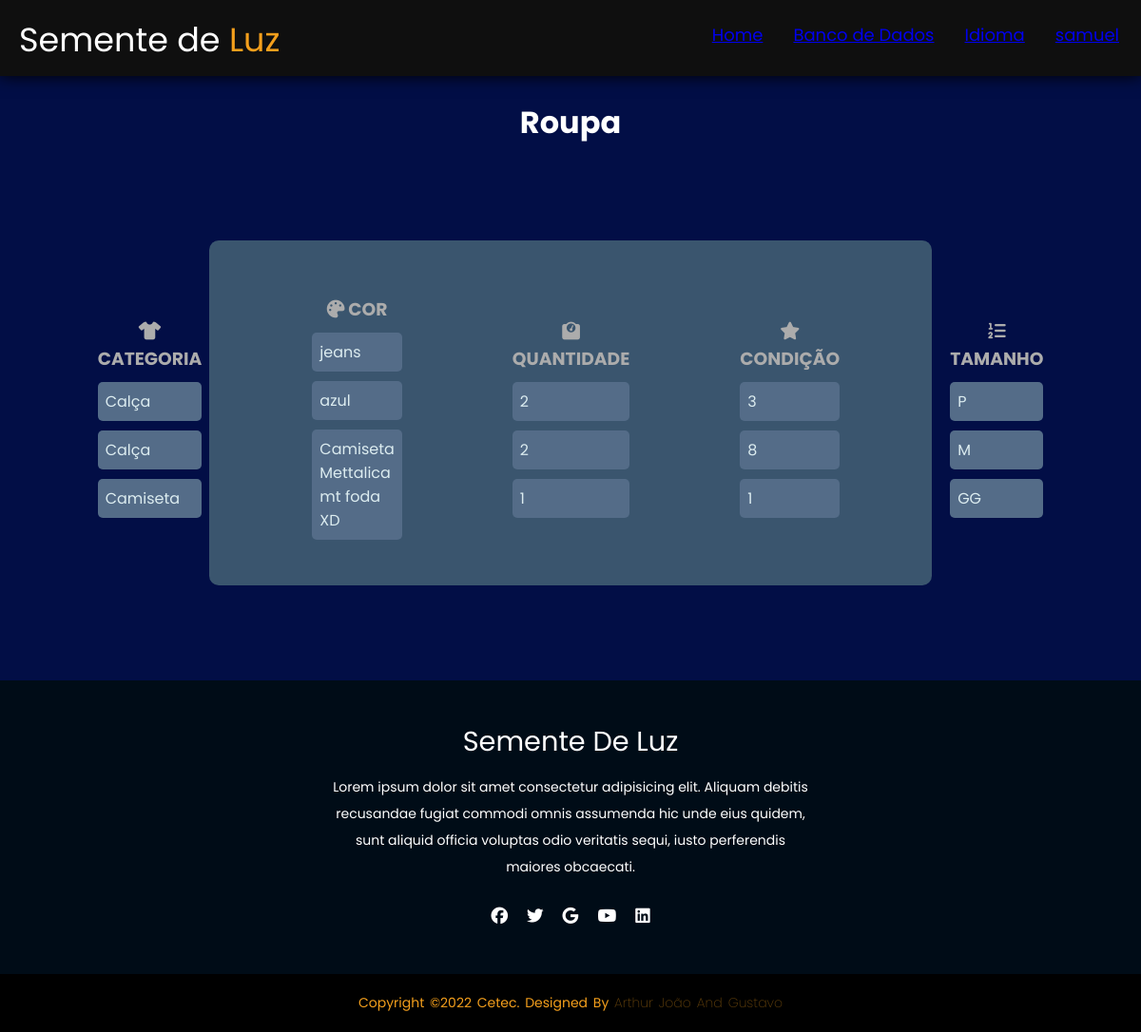
Before: /estoque/verroupa/ (signed in) with the older database file.
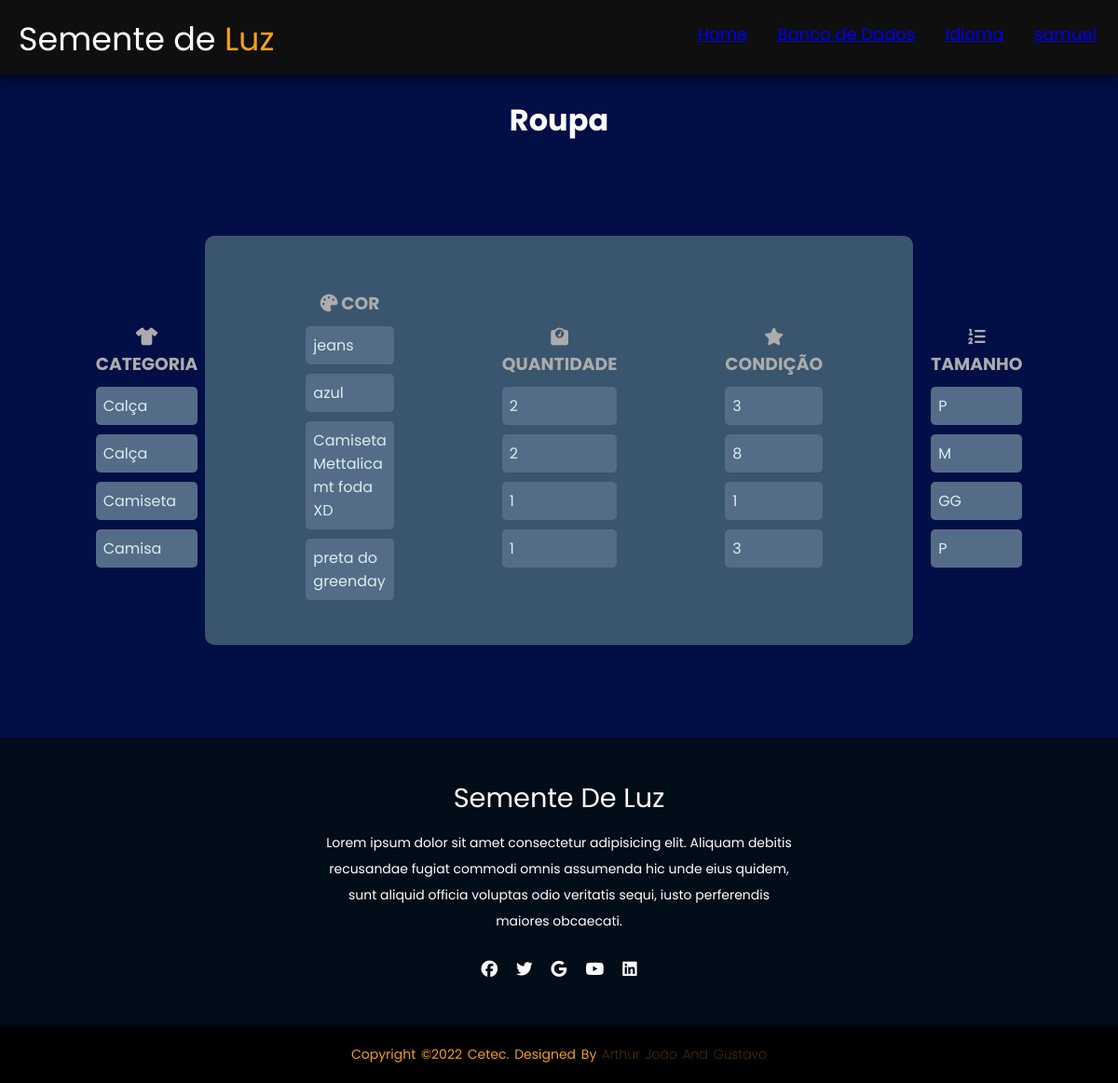
After: the same page with the newer database file.
### estoque/models.py (models this page shows, shortened)
class Roupa (models.Model):
    tipos = models.CharField (max_length = 30, choices=ROUPA_CHOICES, null=True)
    cor = models.CharField (max_length = 30, null=True)
    qntd = models.IntegerField(null=True)
    tamanho = models.CharField(max_length = 3, choices=TAMANHOROUPA_CHOICES, null=True)
    condicao = models.IntegerField(choices=CONDICAO_CHOICES, null=True)

### estoque/views.py (the view)
class VerRoupaView(ListView):
    model= Roupa
    template_name = 'ver_roupas.html'

### estoque/templates/ver_roupas.html (shortened to what this page needs)
{% load static %}
<!DOCTYPE html>
<html lang="en">
<head>
    <link rel="stylesheet" type="text/css" href='{% static "/css/ver_estoque.css" %}'>
</head>
<body>
    <header>
        <div class="logo">
            Semente de <span>Luz</span></div>
            <ul>
                <li><a href="{%url 'home' %}">Home</li></a>
                <li><a href="/estoque/escolha">Banco de Dados</li></a>
                <li><a href="/estoque/language/"> Idioma</li></a>
                <li>
                    <a href="/estoque/perfil">{{request.user}}</a>
                </li>
            </ul>
    </header>
    <br>
    <h1>Roupa</h1>
    <div class="card">
        <div class="card2">
            <div class="textfield">
                <h3><i class="fa-solid fa-shirt"></i> Categoria </h3>
                    {% for Roupa in object_list %}
                        <p class="text">{{Roupa.tipos}}</p>
                    {% endfor %}
            </div>
            </div>
            <div class="card2">
                <div class="textfield">
                    <h3><i class="fa-solid fa-palette"></i> Cor </h3>
                    {% for Roupa in object_list %}
                        <p class="text">{{Roupa.cor}}</p>
                    {% endfor %}
                </div>
                </div>
                <div class="card2">
                    <div class="textfield">
                        <h3><i class="fa-solid fa-weight-scale"></i> Quantidade </h3>
                        {% for Roupa in object_list %}
                        <p class="text">{{Roupa.qntd}}</p>
                    {% endfor %}
                    </div>
                    </div>
                    <div class="card2">
                        <div class="textfield">
                            <h3><i class="fa-solid fa-star"></i> Condição </h3>
                            {% for Roupa in object_list %}
                        <p class="text">{{Roupa.condicao}}</p>
                    {% endfor %}
                        </div>
                    </div>
                    <div class="card2">
                        <div class="textfield">
                            <h3><i class="fa-solid fa-list-ol"></i> Tamanho </h3>
                            {% for Roupa in object_list %}
                        <p class="text">{{Roupa.tamanho}}</p>
                    {% endfor %}
                        </div>
                    </div>
    </div>
    <footer>
        <div class="footer-content">
            <h3>Semente de Luz</h3>
            <p>Lorem ipsum dolor sit amet consectetur adipisicing elit. Aliquam debitis recusandae fugiat commodi omnis assumenda hic unde eius quidem, sunt aliquid officia voluptas odio veritatis sequi, iusto perferendis maiores obcaecati.</p>
            <ul class="socials">
                <li><a href="#"><i class="fa-brands fa-facebook"></i></a></li>
                <li><a href="#"><i class="fa-brands fa-twitter"></i></a></li>
                <li><a href="#"><i class="fa-brands fa-google"></i></a></li>
                <li><a href="#"><i class="fa-brands fa-youtube"></i></a></li>
                <li><a href="#"><i class="fa-brands fa-linkedin"></i></a></li>
            </ul>
        </div>
        <div class="footer-bottom">
            <p>copyright &copy;2022 Cetec. designed by <span>Arthur João and Gustavo</span></p>
        </div>
    </footer>
</body>
</html>

Changed rows visible on the page:
added Roupa: tipos "Camisa", cor "preta do greenday", qntd "1", condicao "3", tamanho "P"
